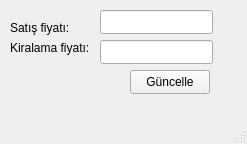
<?xml version="1.0" encoding="UTF-8"?>
<ui version="4.0">
 <class>MainWindow</class>
 <widget class="QMainWindow" name="MainWindow">
  <property name="geometry">
   <rect>
    <x>0</x>
    <y>0</y>
    <width>247</width>
    <height>144</height>
   </rect>
  </property>
  <property name="windowTitle">
   <string>MainWindow</string>
  </property>
  <widget class="QWidget" name="centralwidget">
   <widget class="QLineEdit" name="sold">
    <property name="geometry">
     <rect>
      <x>100</x>
      <y>10</y>
      <width>113</width>
      <height>24</height>
     </rect>
    </property>
   </widget>
   <widget class="QLabel" name="label">
    <property name="geometry">
     <rect>
      <x>10</x>
      <y>20</y>
      <width>71</width>
      <height>16</height>
     </rect>
    </property>
    <property name="text">
     <string>Satış fiyatı:</string>
    </property>
   </widget>
   <widget class="QLabel" name="label_2">
    <property name="geometry">
     <rect>
      <x>10</x>
      <y>40</y>
      <width>81</width>
      <height>16</height>
     </rect>
    </property>
    <property name="text">
     <string>Kiralama fiyatı:</string>
    </property>
   </widget>
   <widget class="QLineEdit" name="rent">
    <property name="geometry">
     <rect>
      <x>100</x>
      <y>40</y>
      <width>113</width>
      <height>24</height>
     </rect>
    </property>
   </widget>
   <widget class="QPushButton" name="upgrade">
    <property name="geometry">
     <rect>
      <x>130</x>
      <y>70</y>
      <width>80</width>
      <height>24</height>
     </rect>
    </property>
    <property name="text">
     <string>Güncelle</string>
    </property>
   </widget>
  </widget>
  <widget class="QMenuBar" name="menubar">
   <property name="geometry">
    <rect>
     <x>0</x>
     <y>0</y>
     <width>247</width>
     <height>21</height>
    </rect>
   </property>
  </widget>
  <widget class="QStatusBar" name="statusbar"/>
 </widget>
 <resources/>
 <connections/>
</ui>
